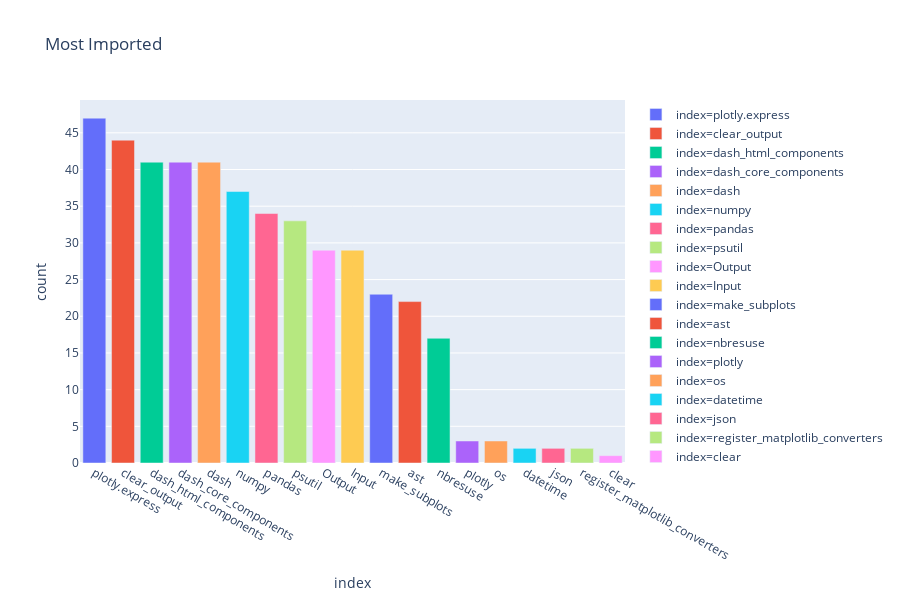

Write notebook code for a chart like this one.
### Code cell
import plotly.express as px
from IPython.display import clear_output
imports = pd.DataFrame({"count":stats['import']+stats['from']})['count'].value_counts().to_frame().reset_index()
clear_output()
px.bar(imports, x="index",y="count", title="Most Imported", color="index")

### Figure 1 — Plotly figure (JSON) as saved in the notebook; plotly's stock layout.template omitted (floating-point values rounded to 4 significant figures)
{"data": [{"alignmentgroup": "True", "hoverlabel": {"namelength": 0}, "hovertemplate": "index=%{x}<br>count=%{y}", "legendgroup": "index=plotly.express", "marker": {"color": "#636efa"}, "name": "index=plotly.express", "offsetgroup": "index=plotly.express", "orientation": "v", "showlegend": true, "textposition": "auto", "type": "bar", "x": ["plotly.express"], "xaxis": "x", "y": [47], "yaxis": "y"}, {"alignmentgroup": "True", "hoverlabel": {"namelength": 0}, "hovertemplate": "index=%{x}<br>count=%{y}", "legendgroup": "index=clear_output", "marker": {"color": "#EF553B"}, "name": "index=clear_output", "offsetgroup": "index=clear_output", "orientation": "v", "showlegend": true, "textposition": "auto", "type": "bar", "x": ["clear_output"], "xaxis": "x", "y": [44], "yaxis": "y"}, {"alignmentgroup": "True", "hoverlabel": {"namelength": 0}, "hovertemplate": "index=%{x}<br>count=%{y}", "legendgroup": "index=dash_html_components", "marker": {"color": "#00cc96"}, "name": "index=dash_html_components", "offsetgroup": "index=dash_html_components", "orientation": "v", "showlegend": true, "textposition": "auto", "type": "bar", "x": ["dash_html_components"], "xaxis": "x", "y": [41], "yaxis": "y"}, {"alignmentgroup": "True", "hoverlabel": {"namelength": 0}, "hovertemplate": "index=%{x}<br>count=%{y}", "legendgroup": "index=dash_core_components", "marker": {"color": "#ab63fa"}, "name": "index=dash_core_components", "offsetgroup": "index=dash_core_components", "orientation": "v", "showlegend": true, "textposition": "auto", "type": "bar", "x": ["dash_core_components"], "xaxis": "x", "y": [41], "yaxis": "y"}, {"alignmentgroup": "True", "hoverlabel": {"namelength": 0}, "hovertemplate": "index=%{x}<br>count=%{y}", "legendgroup": "index=dash", "marker": {"color": "#FFA15A"}, "name": "index=dash", "offsetgroup": "index=dash", "orientation": "v", "showlegend": true, "textposition": "auto", "type": "bar", "x": ["dash"], "xaxis": "x", "y": [41], "yaxis": "y"}, {"alignmentgroup": "True", "hoverlabel": {"namelength": 0}, "hovertemplate": "index=%{x}<br>count=%{y}", "legendgroup": "index=numpy", "marker": {"color": "#19d3f3"}, "name": "index=numpy", "offsetgroup": "index=numpy", "orientation": "v", "showlegend": true, "textposition": "auto", "type": "bar", "x": ["numpy"], "xaxis": "x", "y": [37], "yaxis": "y"}, {"alignmentgroup": "True", "hoverlabel": {"namelength": 0}, "hovertemplate": "index=%{x}<br>count=%{y}", "legendgroup": "index=pandas", "marker": {"color": "#FF6692"}, "name": "index=pandas", "offsetgroup": "index=pandas", "orientation": "v", "showlegend": true, "textposition": "auto", "type": "bar", "x": ["pandas"], "xaxis": "x", "y": [34], "yaxis": "y"}, {"alignmentgroup": "True", "hoverlabel": {"namelength": 0}, "hovertemplate": "index=%{x}<br>count=%{y}", "legendgroup": "index=psutil", "marker": {"color": "#B6E880"}, "name": "index=psutil", "offsetgroup": "index=psutil", "orientation": "v", "showlegend": true, "textposition": "auto", "type": "bar", "x": ["psutil"], "xaxis": "x", "y": [33], "yaxis": "y"}, {"alignmentgroup": "True", "hoverlabel": {"namelength": 0}, "hovertemplate": "index=%{x}<br>count=%{y}", "legendgroup": "index=Output", "marker": {"color": "#FF97FF"}, "name": "index=Output", "offsetgroup": "index=Output", "orientation": "v", "showlegend": true, "textposition": "auto", "type": "bar", "x": ["Output"], "xaxis": "x", "y": [29], "yaxis": "y"}, {"alignmentgroup": "True", "hoverlabel": {"namelength": 0}, "hovertemplate": "index=%{x}<br>count=%{y}", "legendgroup": "index=Input", "marker": {"color": "#FECB52"}, "name": "index=Input", "offsetgroup": "index=Input", "orientation": "v", "showlegend": true, "textposition": "auto", "type": "bar", "x": ["Input"], "xaxis": "x", "y": [29], "yaxis": "y"}, {"alignmentgroup": "True", "hoverlabel": {"namelength": 0}, "hovertemplate": "index=%{x}<br>count=%{y}", "legendgroup": "index=make_subplots", "marker": {"color": "#636efa"}, "name": "index=make_subplots", "offsetgroup": "index=make_subplots", "orientation": "v", "showlegend": true, "textposition": "auto", "type": "bar", "x": ["make_subplots"], "xaxis": "x", "y": [23], "yaxis": "y"}, {"alignmentgroup": "True", "hoverlabel": {"namelength": 0}, "hovertemplate": "index=%{x}<br>count=%{y}", "legendgroup": "index=ast", "marker": {"color": "#EF553B"}, "name": "index=ast", "offsetgroup": "index=ast", "orientation": "v", "showlegend": true, "textposition": "auto", "type": "bar", "x": ["ast"], "xaxis": "x", "y": [22], "yaxis": "y"}, {"alignmentgroup": "True", "hoverlabel": {"namelength": 0}, "hovertemplate": "index=%{x}<br>count=%{y}", "legendgroup": "index=nbresuse", "marker": {"color": "#00cc96"}, "name": "index=nbresuse", "offsetgroup": "index=nbresuse", "orientation": "v", "showlegend": true, "textposition": "auto", "type": "bar", "x": ["nbresuse"], "xaxis": "x", "y": [17], "yaxis": "y"}, {"alignmentgroup": "True", "hoverlabel": {"namelength": 0}, "hovertemplate": "index=%{x}<br>count=%{y}", "legendgroup": "index=plotly", "marker": {"color": "#ab63fa"}, "name": "index=plotly", "offsetgroup": "index=plotly", "orientation": "v", "showlegend": true, "textposition": "auto", "type": "bar", "x": ["plotly"], "xaxis": "x", "y": [3], "yaxis": "y"}, {"alignmentgroup": "True", "hoverlabel": {"namelength": 0}, "hovertemplate": "index=%{x}<br>count=%{y}", "legendgroup": "index=os", "marker": {"color": "#FFA15A"}, "name": "index=os", "offsetgroup": "index=os", "orientation": "v", "showlegend": true, "textposition": "auto", "type": "bar", "x": ["os"], "xaxis": "x", "y": [3], "yaxis": "y"}, {"alignmentgroup": "True", "hoverlabel": {"namelength": 0}, "hovertemplate": "index=%{x}<br>count=%{y}", "legendgroup": "index=datetime", "marker": {"color": "#19d3f3"}, "name": "index=datetime", "offsetgroup": "index=datetime", "orientation": "v", "showlegend": true, "textposition": "auto", "type": "bar", "x": ["datetime"], "xaxis": "x", "y": [2], "yaxis": "y"}, {"alignmentgroup": "True", "hoverlabel": {"namelength": 0}, "hovertemplate": "index=%{x}<br>count=%{y}", "legendgroup": "index=json", "marker": {"color": "#FF6692"}, "name": "index=json", "offsetgroup": "index=json", "orientation": "v", "showlegend": true, "textposition": "auto", "type": "bar", "x": ["json"], "xaxis": "x", "y": [2], "yaxis": "y"}, {"alignmentgroup": "True", "hoverlabel": {"namelength": 0}, "hovertemplate": "index=%{x}<br>count=%{y}", "legendgroup": "index=register_matplotlib_converters", "marker": {"color": "#B6E880"}, "name": "index=register_matplotlib_converters", "offsetgroup": "index=register_matplotlib_converters", "orientation": "v", "showlegend": true, "textposition": "auto", "type": "bar", "x": ["register_matplotlib_converters"], "xaxis": "x", "y": [2], "yaxis": "y"}, {"alignmentgroup": "True", "hoverlabel": {"namelength": 0}, "hovertemplate": "index=%{x}<br>count=%{y}", "legendgroup": "index=clear", "marker": {"color": "#FF97FF"}, "name": "index=clear", "offsetgroup": "index=clear", "orientation": "v", "showlegend": true, "textposition": "auto", "type": "bar", "x": ["clear"], "xaxis": "x", "y": [1], "yaxis": "y"}], "layout": {"barmode": "relative", "height": 600, "legend": {"tracegroupgap": 0}, "title": {"text": "Most Imported"}, "xaxis": {"anchor": "y", "categoryarray": ["plotly.express", "clear_output", "dash_html_components", "dash_core_components", "dash", "numpy", "pandas", "psutil", "Output", "Input", "make_subplots", "ast", "nbresuse", "plotly", "os", "datetime", "json", "register_matplotlib_converters", "clear"], "categoryorder": "array", "domain": [0, 1], "title": {"text": "index"}}, "yaxis": {"anchor": "x", "domain": [0, 1], "title": {"text": "count"}}}}
